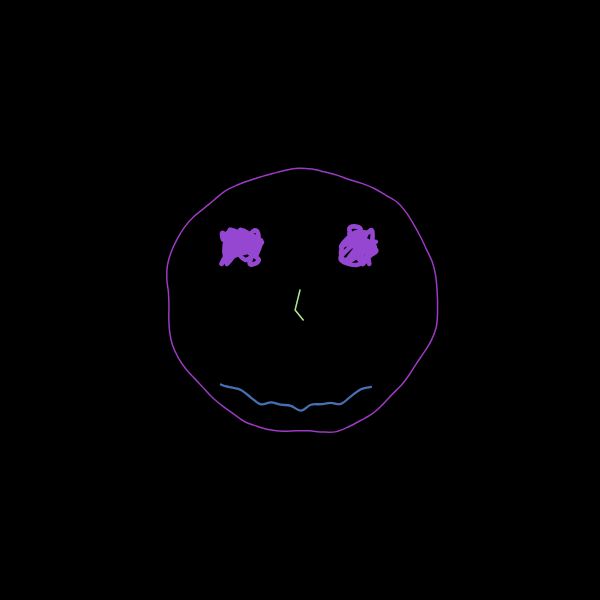
Frame 1 (no input)
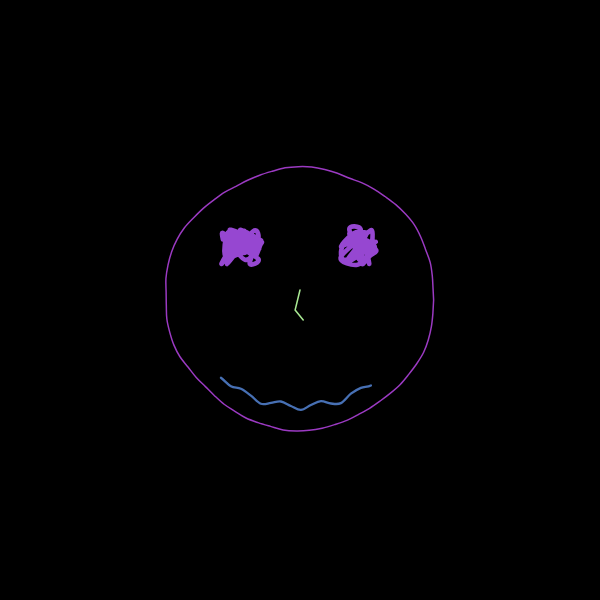
Frame 60 (no input)
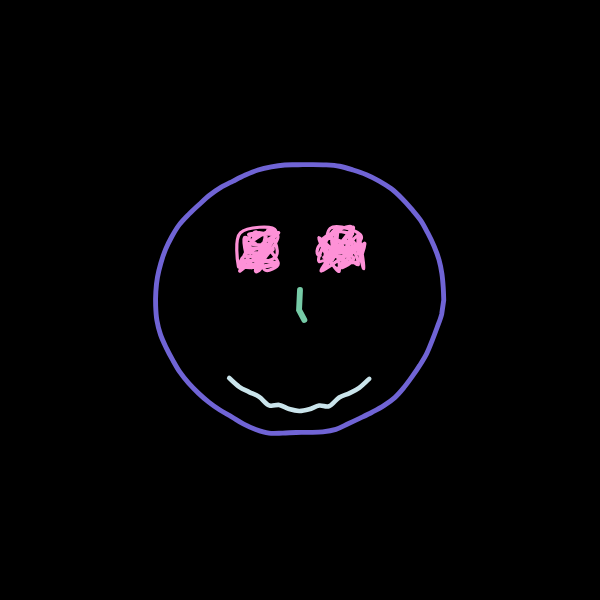
Frame 120 (the mouse pressed at the canvas centre since frame 60)

The p5.js sketch that drew these frames (run headless with seeded random() and noise() and a simulated clock; from frame 60 on, the mouse is pressed at the canvas centre):

// p5.js sketch
// ── sketch.js
let seed;

function setup() {
  createCanvas(600, 600);
  seed = random(1000);
  noFill();
  let size = random(20, 50);
  strokeWeight(3);
}

function draw() {
  randomSeed(seed);
  background(0);
  translate(width / 2, height / 2);

  stroke(random(50, 255), random(50, 255), random(50, 255));
  strokeWeight(random(1, 6));
  let radius = random(120, 180);
  beginShape();
  for (let a = 0; a < TWO_PI; a += 0.1) {
    let xoff = map(cos(a), -1, 1, 0, 2);
    let yoff = map(sin(a), -1, 1, 0, 2);
    let offset = map(noise(xoff, yoff, frameCount * 0.01), 0, 1, -15, 15);
    let r = radius + offset;
    let x = r * cos(a);
    let y = r * sin(a);
    curveVertex(x, y);
  }
  endShape(CLOSE);

  stroke(random(50, 255), random(50, 255), random(50, 255));
  strokeWeight(random(1, 6));
  let eyeX = random(40, 70);
  let eyeY = -random(30, 60);
  drawScribbleCircle(-eyeX, eyeY, random(20, 50));
  drawScribbleCircle(eyeX, eyeY, random(20, 50));

  stroke(random(50, 255), random(50, 255), random(50, 255));
  strokeWeight(random(1, 6));
  drawMovingMouth(random(40, 80));
  
  stroke(random(50, 255), random(50, 255), random(50, 255));
  strokeWeight(random(1, 6));
  beginShape();
  vertex(0, -10);
  vertex(random(-10, 10), 10);
  vertex(random(-20, 20), 20);
  endShape();
}

function drawScribbleCircle(x, y, size) {
  push();
  translate(x, y);
  beginShape();
  for (let i = 0; i < size; i++) {
    curveVertex(random(-size/2, size/2), random(-size/2, size/2));
  }
  endShape();
  pop();
}

function drawMovingMouth(yPos) {
  beginShape();
  let mouthWidth = random(60, 220);
  let half = mouthWidth / 2;
  let smileDepth = random(20, 60);
  for (let x = -half; x <= half; x += 10) {
    let nx = x / half; // -1 .. 1
    let base = smileDepth * (1 - nx * nx);
    let wobble = (noise(x * 0.05, frameCount * 0.1) - 0.5) * 20;
    let y = yPos + base + wobble;
    curveVertex(x, y);
  }
  endShape();
}

function mousePressed() {
  seed = random(1000);
}
// ── style.css
.sketch-13-2026 {
    margin: 0;
    padding: 0;
    background-color: black;
    animation: fade-in;
    display: flex;
    justify-content: center;
    align-items: center;
    height: 100vh;
}

@keyframes fade-in {
    from {
        opacity: 0;
    }
    to {
        opacity: 1;
    }
}
